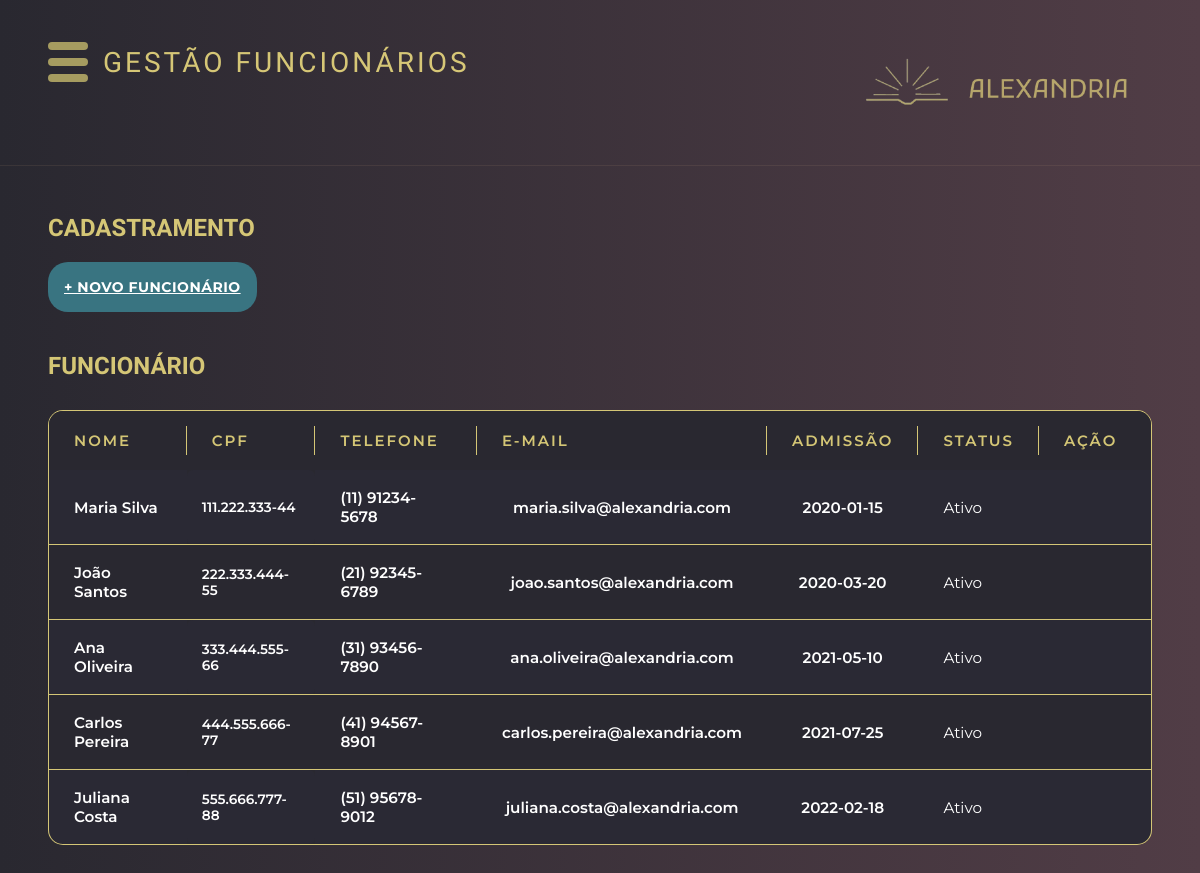
/template/gestao/funcionario-gestao.php, run on an earlier commit of the app's database.
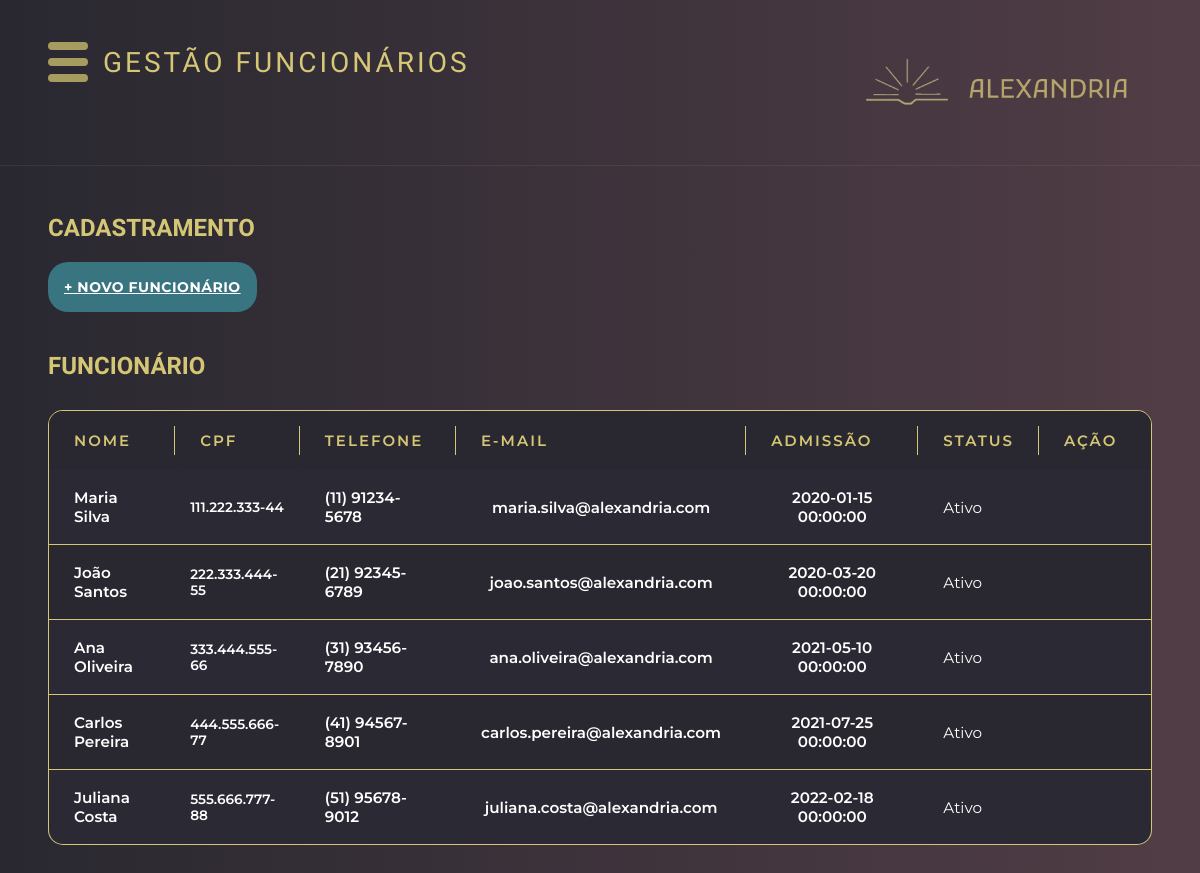
And on a later commit of the database.
### tables this page shows
CREATE TABLE USUARIO ( 
 pk_user INT PRIMARY KEY auto_increment,
 user_nome VARCHAR(250) not null,
 user_cpf VARCHAR(14) unique not null,
 user_email VARCHAR(250),
 user_telefone VARCHAR(16),
 user_senha VARCHAR(255) not null,
 user_login VARCHAR(20) unique,
 user_dataAdmissao TIMESTAMP,
 user_dataDemissao TIMESTAMP,
 user_dataCriacao TIMESTAMP DEFAULT CURRENT_TIMESTAMP,
 user_foto VARCHAR(255),
 user_status ENUM('Ativo', 'Inativo'),
 user_tipoUser ENUM('Administrador', 'Secretaria', 'Almoxarife')
);

### geral.php (called while the page is built, shortened)
<?php
function conectaBd() {
    $conexao = conectarBanco();
    return $conexao;
}
function listar($tabela) {
    $conexao = conectaBd();
    $stmt = $conexao->prepare("SELECT * FROM $tabela");
    $stmt->execute();
    $variavel = $stmt->fetchAll();
    return $variavel;
}
?>

### template/gestao/funcionario-gestao.php (the view, shortened to what this page needs)
<?php
require_once "../../geral.php";
$funcionarios = listar('usuario');
include '../header.php';
?>
<main class="main-content">
    <div class="titulo">
        <h2>CADASTRAMENTO</h2>
    </div>
    <div class="top-section">
        <div class="actions-section">
            <a href="funcionario-cadastro.php" class="action-btn">
                <span class="plus-icon">+ NOVO FUNCIONÁRIO</span>
            </a>
        </div>
    </div>
    <div class = "titulo">
        <h2>Funcionário</h2>
    </div>
    <div class='titleliv'>
        <div class="tabela">
            <div class="tisch">
                <table>
                    <tr>
                        <th>Nome</th>
                        <th>CPF</th>
                        <th>Telefone</th>
                        <th>E-mail</th>
                        <th>Admissão</th>
                        <th>Status</th>
                        <th>Ação</th>
                    </tr>
                    <?php foreach ($funcionarios as $funcionario): ?>
                        <tr>
                            <td><?= htmlspecialchars($funcionario["user_nome"]) ?></td>
                            <td><?= htmlspecialchars($funcionario["user_cpf"]) ?></td>
                            <td><?= htmlspecialchars($funcionario["user_telefone"]) ?></td>
                            <td><?= htmlspecialchars($funcionario["user_email"]) ?></td>
                            <td><?= htmlspecialchars($funcionario["user_dataAdmissao"]) ?></td>
                            <td><?= htmlspecialchars($funcionario["user_status"]) ?></td>
                            <td>
                                <i class='fas fa-trash-alt'
                                    style="font-size: 20px; color: #a69c60; margin-right: 7px;"></i>
                                <i class="fas fa-pencil-alt" style="font-size: 20px; color: #a69c60;"></i>
                            </td>
                        </tr>
                    <?php endforeach; ?>
                </table>
            </div>
        </div>
    </div>
</main>
</body>
</html>

What changed in the data, as far as the page shows it:
changed usuario "Maria Silva": user_dataAdmissao "2020-01-15" → "2020-01-15 00:00:00"
changed usuario "João Santos": user_dataAdmissao "2020-03-20" → "2020-03-20 00:00:00"
changed usuario "Ana Oliveira": user_dataAdmissao "2021-05-10" → "2021-05-10 00:00:00"
changed usuario "Carlos Pereira": user_dataAdmissao "2021-07-25" → "2021-07-25 00:00:00"
changed usuario "Juliana Costa": user_dataAdmissao "2022-02-18" → "2022-02-18 00:00:00"
